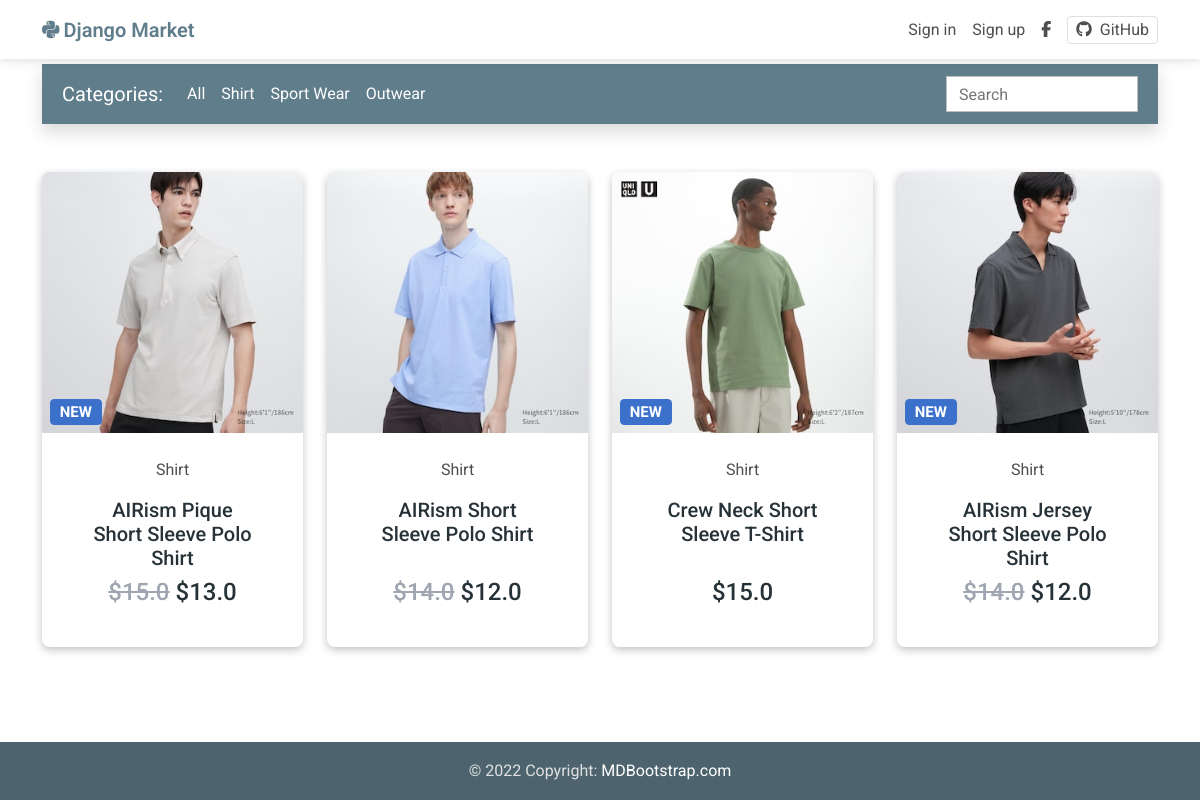
/?category=S, run on the app's committed database.
### market/models.py (models this page shows, shortened)
class Item(models.Model):
    title = models.CharField(max_length=100)
    price = models.FloatField(blank=False, null=False)
    date = models.DateField(default=timezone.now)
    discount_price = models.FloatField(blank=True, null=True)
    category = models.CharField(
        choices=CATEGORY_CHOICES,
        max_length=2,
        default="S",
    )
    slug = models.SlugField(max_length=100)
    description = models.TextField(blank=True)
    image = models.ImageField(
        upload_to="items/",
        null=True,
        blank=True,
        default="items/default.jpg",
    )
    recently = models.BooleanField(default=False)
    def get_absolute_url(self):
        return reverse("market:product", kwargs={"slug": self.slug})

### market/views.py (the view)
# urls.py: path("", views.HomeView.as_view(), name="home"),
class HomeView(ListView):
    model = Item
    paginate_by = 8
    template_name = "market/home_page.html"
    def get_queryset(self):
        queryset = super().get_queryset() # Get the default queryset from the parent class
        selected_category = self.request.GET.get("category")
        search_query = self.request.GET.get("search")
        if selected_category:
            queryset = queryset.filter(category=selected_category)
        if search_query:
            queryset = queryset.filter(Q(title__icontains=search_query))
        return queryset
    def get_context_data(self, **kwargs):
        context = super().get_context_data(**kwargs) # Get the default context from the parent class
        context["CATEGORY_CHOICES"] = CATEGORY_CHOICES
        return context

### market/templates/market/home_page.html (shortened to what this page needs)
{% extends "market/base.html" %}
{% block content %}
<div class="container pt-5">
  <nav class="navbar navbar-expand-lg navbar-dark mt-3 mb-5 shadow p-2" style="background-color: #607D8B;">
    <div class="container-fluid">
      <a class="navbar-brand" href="/">Categories:</a>
      <div class="collapse navbar-collapse" id="navbarSupportedContent2">
        <ul class="navbar-nav me-auto mb-2 mb-lg-0">
          <li class="nav-item acitve">
            <a class="nav-link text-white" href="/">All</a>
          </li>
          {% for key, value in CATEGORY_CHOICES %}
          <li class="nav-item">
            <a class="nav-link text-white" href="?category={{ key }}">{{ value }}</a>
          </li>
          {% endfor %}
        </ul>
        <form class="w-auto py-1" style="max-width: 12rem" method="GET" action="{% url 'market:home' %}">
          <input type="search" class="form-control rounded-0" name="search" placeholder="Search" aria-label="Search">
        </form>
      </div>
    </div>
  </nav>
  <section>
    <div class="text-center">
      <div class="row">
        {% for item in object_list %}
        <div class="col-lg-3 col-md-4 col-sm-6 mb-4 d-flex justify-content-center">
          <div class="card align-items-center">
            <div class="bg-image hover-zoom ripple ripple-surface ripple-surface-light" data-mdb-ripple-color="light">
              <img src="{{ item.image.url }}" alt="{{ item.title }}" class="w-100" />
              <a href="{{ item.get_absolute_url }}">
                <div class="mask">
                  <div class="d-flex justify-content-start align-items-end h-100">
                    {% if item.recently %}
                    <h5><span class="badge bg-primary ms-2">NEW</span></h5>
                    {% endif %}
                  </div>
                </div>
              </a>
            </div>
            <div class="card-body d-flex flex-column align-items-center justify-content-between overflow-hidden w-100">
              <div class="w-75">
                <a href="" class="text-reset ">
                  <p>{{ item.get_category_display }}</p>
                </a>
                <a href="{{ item.get_absolute_url }}" class="text-reset">
                  <h5 class="card-title mb-2">{{ item.title }}</h5>
                </a>
              </div>
              <h6 class="mb-3 price">
                {% if item.discount_price %}
                <del class="text-secondary">${{ item.price }}</del>
                <span>${{ item.discount_price }}</span>
                {% else %}
                ${{ item.price }}
                {% endif %}
              </h6>
            </div>
          </div>
        </div>
        {% endfor %}
      </div>
    </div>
  </section>
</div>
{% endblock %}

### market/static/market/css/style.css (style rules this page uses)
html { height: 100vh; box-sizing: border-box; }
*, *:before, *:after { box-sizing: inherit; }
body { margin: 0; height: 100vh; display: grid; grid-template-rows: 1fr auto; }
a { color: #4f4f4f; text-decoration: none; }
.card { box-shadow: rgba(0, 0, 0, 0.24) 0px 3px 8px; }
.price { color: #263238; font-size: 24px; }
.card-title { color: #263238 }

### data on the page
Item: image (picture), recently "NEW", category "Shirt", title "AIRism Pique Short Sleeve Polo Shirt", price "15.0", discount_price "13.0"
Item: image (picture), category "Shirt", title "AIRism Short Sleeve Polo Shirt", price "14.0", discount_price "12.0"
Item: image (picture), recently "NEW", category "Shirt", title "Crew Neck Short Sleeve T-Shirt", price "15.0"
Item: image (picture), recently "NEW", category "Shirt", title "AIRism Jersey Short Sleeve Polo Shirt", price "14.0", discount_price "12.0"

### other printed values
{{ value }} "Shirt" "Sport Wear" "Outwear"
